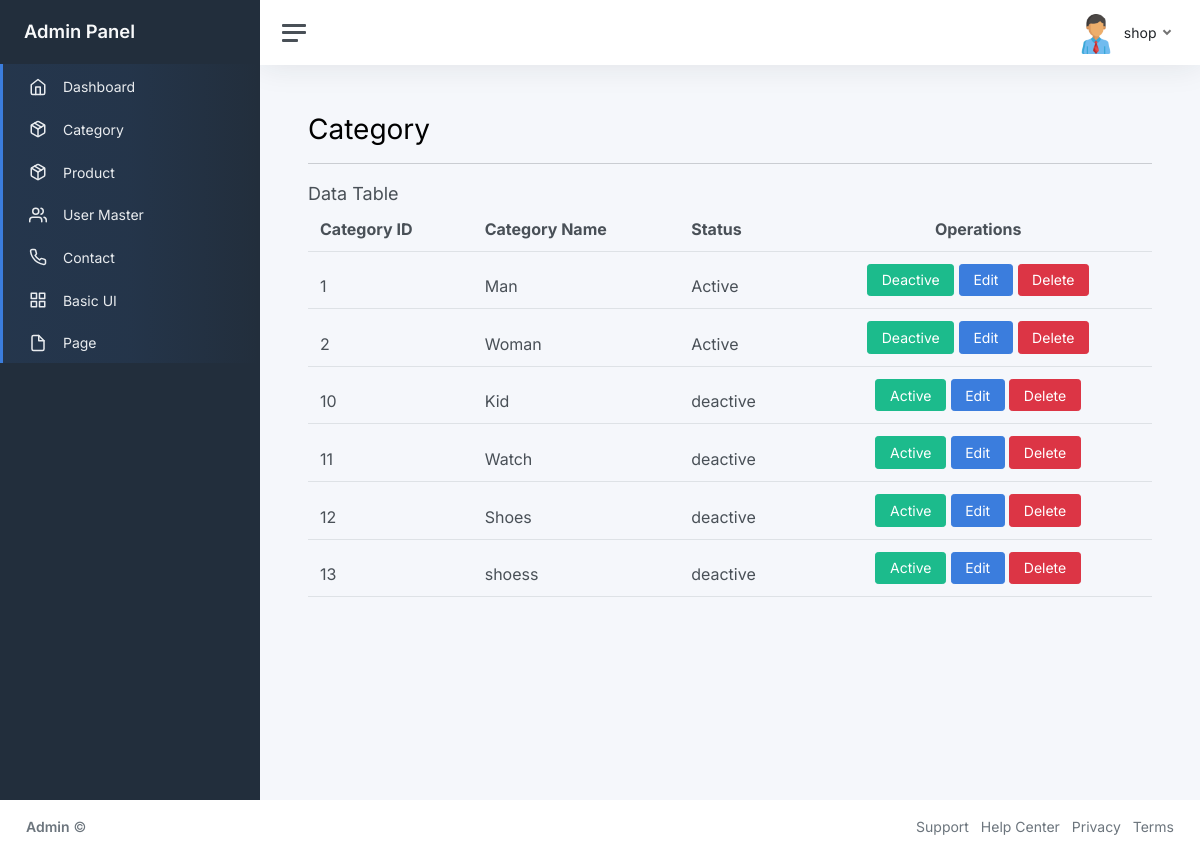
Screenshot of /admin/manage_category.php with the database file from the repository.
### tables this page shows
CREATE TABLE IF NOT EXISTS `categories` (
  `id` int NOT NULL AUTO_INCREMENT,
  `cat_name` varchar(255) NOT NULL,
  `statuss` tinyint NOT NULL,
  PRIMARY KEY (`id`)
);

### admin/function/functions.php (called while the page is built, shortened)
<?php
    function View_cart()
    {
        global $con;
        $sql = "SELECT * FROM Categories";
        return mysqli_query($con,$sql);
    }
?>

### admin/manage_category.php (the view, shortened to what this page needs)
<?php
    require_once 'includes/head.php';
    $value = View_cart();
?>
<div class="wrapper">
	<?php include "includes/nav.php" ?>
	<div class="main">
		<?php include "includes/header.php"  ?>
            <div class="content">
            <div class="page-heading">
                <h1 class="page-title">Category</h1>
                <hr>
            </div>
            <div class="page-content fade-in-up">
                <div class="ibox">
                    <div class="ibox-head">
                        <div class="ibox-title" style="font-size: 18px;">Data Table</div>
                    </div>
                    <div class="ibox-body">
                        <table class="table table-striped table-hover" id="example-table" cellspacing="0" width="100%">
                            <thead>
                                <tr>
                                    <th>Category ID</th>
                                    <th>Category Name</th>
                                    <th>Status</th>
                                    <th colspan="3" class="text-center">Operations</th>
                                </tr>
                                <tr>
                                <?php
                                    while($row=mysqli_fetch_assoc($value))
                                    {
                                        ?>
                                    <td><?php echo $row['id']; ?></td>
                                    <td><?php echo $row['cat_name']; ?></td>
                                    <td>
                                        <?php
                                            if($row['statuss']=='0')
                                            {
                                                echo "Active";
                                            }
                                            else
                                            {
                                                echo "deactive";
                                            }
                                        ?>
                                    </td>
                                    <td class="text-center">
                                        <?php
                                            if($row['statuss']=='0')
                                            {
                                                echo "<a href='manage_category.php?opr=deactive&id=".$row['id']."' class='btn btn-success'>Deactive</a>";
                                            }
                                            else
                                            {
                                                echo "<a href='manage_category.php?opr=active&id=".$row['id']."' class='btn btn-success'>Active</a>";
                                            }
                                        ?>
                                        <a href="edit_cat.php?id=<?php echo $row['id'] ?>" class="btn btn-primary">Edit</a>
                                        <a href="del_cat.php?id=<?php echo $row['id'] ?>" class="btn btn-danger">Delete</a>
                                    </td>
                                </tr>
                                <?php
                                    }
                                ?>
                            </thead>
                        </table>
                    </div>
                </div>
            </div>
        </div>
	</div>
</div>
<?php include "includes/footer.php" ?>

### rows the page displays
categories: id "1", cat_name "Man", statuss "Active"
categories: id "2", cat_name "Woman", statuss "Active"
categories: id "10", cat_name "Kid", statuss "deactive"
categories: id "11", cat_name "Watch", statuss "deactive"
categories: id "12", cat_name "Shoes", statuss "deactive"
categories: id "13", cat_name "shoess", statuss "deactive"
